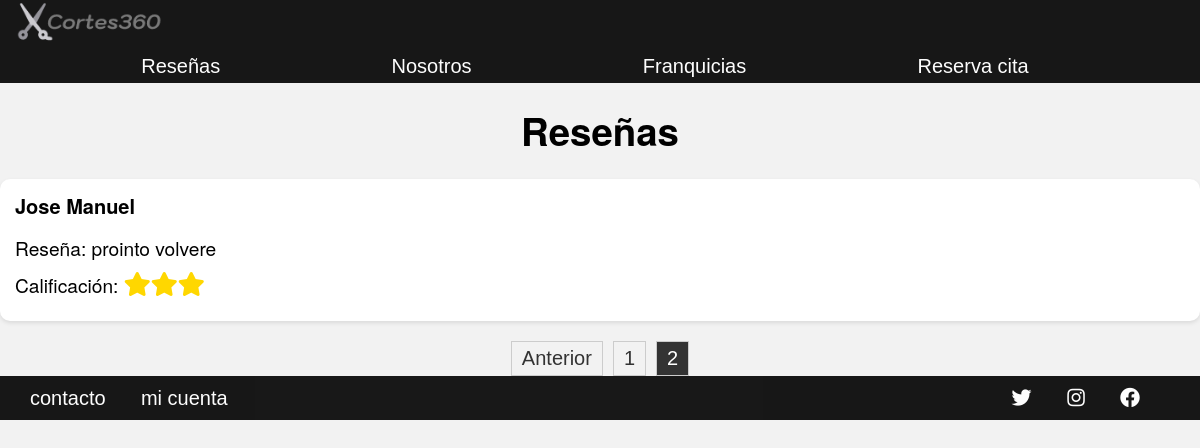
Page /html/reseña.php?pagina=2 on the committed database.
### clases/reseñas.php (called while the page is built, shortened)
<?php
class Reseñas {
    private $db;
    public function __construct($db) {
        $this->db = $db;
    }
    public function contarReseñas() {
        $query = "SELECT COUNT(*) AS total FROM reseñas";
        $result = $this->db->query($query);
        if ($result && $result->num_rows > 0) {
            $row = $result->fetch_assoc();
            return $row['total'];
        }
        return 0;
    }
    public function obtenerUltimasReseñas($inicio, $cantidad) {
        $query = "SELECT * FROM reseñas ORDER BY fecha DESC LIMIT $inicio, $cantidad";
        $result = $this->db->query($query);
        return $result;
    }
}
?>

### html/reseña.php (the view, shortened to what this page needs)
<?php
require '../clases/reseñas.php';
$db = conectarDB();
$reseñas = new Reseñas($db);
$totalReseñas = $reseñas->contarReseñas();
$resenasPorPagina = 4;
$totalPaginas = ceil($totalReseñas / $resenasPorPagina);
$paginaActual = isset($_GET['pagina']) ? intval($_GET['pagina']) : 1;
$inicio = ($paginaActual - 1) * $resenasPorPagina;
$result = $reseñas->obtenerUltimasReseñas($inicio, $resenasPorPagina);
?>
<!DOCTYPE html>
<html lang="en">
<head>
    <link rel="stylesheet" href="/CORTES360/css/normalize.css">
    <link rel="stylesheet" href="/CORTES360/css/index.css">
    <link rel="stylesheet" href="/CORTES360/css/reseñaPublico.css">
    <link rel="stylesheet" href="https://cdnjs.cloudflare.com/ajax/libs/font-awesome/5.15.3/css/all.min.css">
</head>
<body>
    <header class="header">
        <div class="contenedor contenido-header">
            <div class="barra">
                <a href="/CORTES360/index.php">
                    <img class="logo" src="/CORTES360/fotos/logo3.png" alt="Logotipo">
                </a>
                <nav class="navegacion">
                    <a href="reseña.php">Reseñas</a>
                    <a href="nosotros.php">Nosotros</a>
                    <a href="franquicias.php">Franquicias</a>
                    <a href="cita.php">Reserva cita</a>
                </nav>
            </div>
        </div>
    </header>
    <main class="contenedor">
    <div class="container">
        <h1>Reseñas</h1>
        <?php
        function printStars($numStars) {
            $html = '';
            for ($i = 1; $i <= 5; $i++) {
                if ($i <= $numStars) {
                    $html .= '<span class="fa fa-star"></span>';
                } else {
                    $html .= '<span class="fa fa-star-o"></span>';
                }
            }
            return $html;
        }
        if ($result->num_rows > 0) {
            while ($row = $result->fetch_assoc()) {
                $nombre = $row["nombre"];
                $resena = $row["reseña"];
                $calificacion = $row["calificacion"];
                echo '<div class="box">';
                echo '<h3>' . $nombre . '</h3>';
                echo '<p>Reseña: ' . $resena . '</p>';
                echo '<p>Calificación: <span class="rating">' . printStars($calificacion) . '</span></p>';
                echo '</div>';
            }
        } else {
            echo "No se encontraron reseñas.";
        }
       echo '<div class="paginador">';
       if ($paginaActual > 1) {
           echo '<a href="?pagina=' . ($paginaActual - 1) . '">Anterior</a>';
       }
       for ($i = 1; $i <= $totalPaginas; $i++) {
           echo '<a href="?pagina=' . $i . '"';
           if ($i === $paginaActual) {
               echo ' class="active"';
           }
           echo '>' . $i . '</a>';
       }
       echo '</div>';
        ?>
    </main>
    <footer class="footer">
        <div class="barra2">
            <nav class="navegacion1">
                <a href="contacto.php">contacto</a>
                <a href="cuenta.php">mi cuenta</a>
            </nav>
            <nav class="navegacion2">
                <a href=""> <i class="fab fa-twitter"></i> </a>
                <a href=""><i class="fab fa-instagram"></i></a>
                <a href=""><i class="fab fa-facebook"></i></a>
            </nav>
    </footer>
</body>
</html>

### css/index.css (style rules this page uses)
body { font-family: "Helvetica Neue", Helvetica, Arial, sans-serif; font-size: larger; }
.header { background-color: black; opacity: 0.9; padding-bottom: 5px; }
.barra { padding: 0; }
h1 { text-align: center; }
footer { background-color: black; opacity: 0.9; padding: 10px; }
a { color: white; text-decoration: none; margin-right: 30px; font-family: Arial, sans-serif; font-size: 20px; }
.navegacion { display: flex; justify-content: space-evenly; align-items: center; }
.logo { height: 50px; margin: 0px; }
.barra2 { display: flex; flex-direction: row; justify-content: space-between; margin-right: 20px; margin-left: 20px; }

### css/reseñaPublico.css (style rules this page uses)
body { background-color: #f2f2f2; margin: 0; }
.container { max-width: 1200px; margin: 0 auto; }
.box { background-color: #fff; padding: 15px; border-radius: 10px; box-shadow: 0 2px 4px rgba(0, 0, 0, 0.1); margin-bottom: 15px; }
.box h3 { font-size: 20px; margin-top: 0; }
.box p { margin: 0 0 10px; }
.rating { color: gold; font-size: 24px; }
.paginador { margin-top: 20px; display: flex; justify-content: center; align-items: center; }
.paginador a { display: inline-block; padding: 5px 10px; margin: 0 5px; border: 1px solid #ccc; text-decoration: none; color: #333; }
.paginador a.active { background-color: #333; color: #fff; }

### rows in the picture
reseñas: nombre "Jose Manuel", reseña "prointo volvere", calificacion 3 (drawn)
